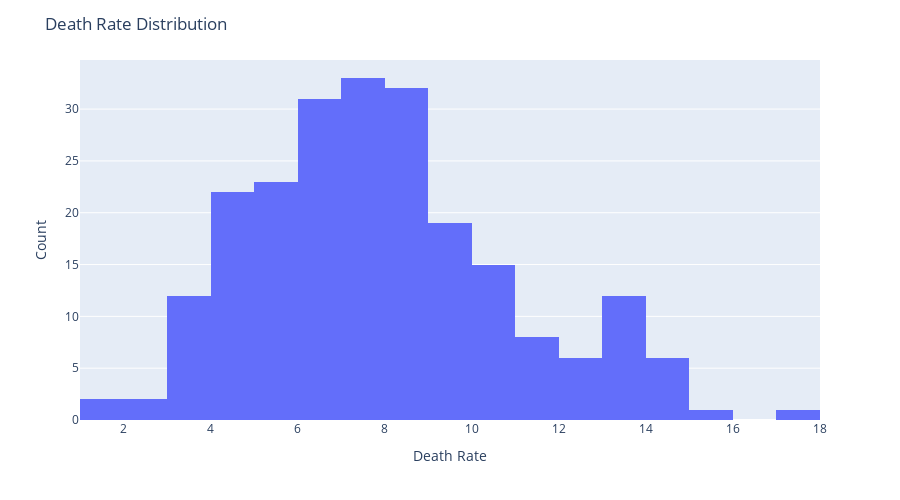

The notebook cell saved with this chart:
### Code cell
fig = px.histogram(dataset, x='death_rate')
fig.update_layout(title = "Death Rate Distribution", height = 500)
fig.update_layout(xaxis_title = "Death Rate", yaxis_title = "Count")
fig.show()

### Figure 1 — Plotly figure (JSON) as saved in the notebook; plotly's stock layout.template omitted (floating-point values rounded to 4 significant figures; data arrays with more than 128 entries replaced by an {"elided": "..."} marker saying what was removed)
{"data": [{"alignmentgroup": "True", "bingroup": "x", "hovertemplate": "death_rate=%{x}<br>count=%{y}<extra></extra>", "legendgroup": "", "marker": {"color": "#636efa", "pattern": {"shape": ""}}, "name": "", "offsetgroup": "", "orientation": "v", "showlegend": false, "type": "histogram", "x": {"elided": "259 float values"}, "xaxis": "x", "yaxis": "y"}], "layout": {"barmode": "relative", "height": 500, "legend": {"tracegroupgap": 0}, "margin": {"t": 60}, "title": {"text": "Death Rate Distribution"}, "xaxis": {"anchor": "y", "domain": [0, 1], "title": {"text": "Death Rate"}}, "yaxis": {"anchor": "x", "domain": [0, 1], "title": {"text": "Count"}}}}
